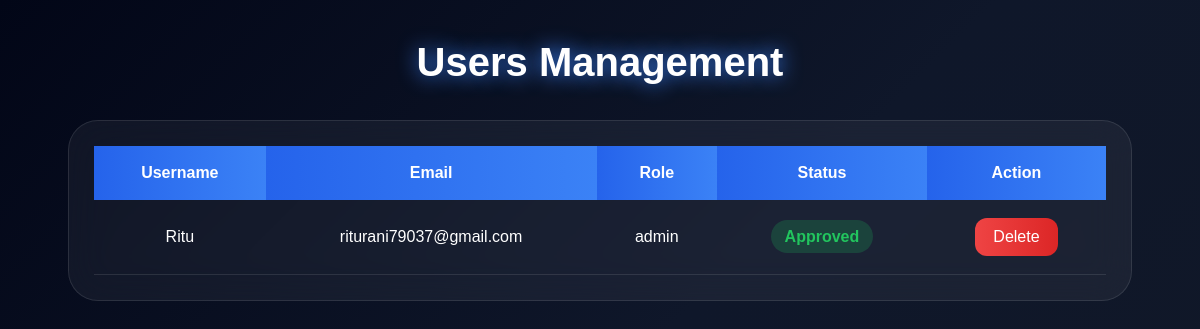
/users/ (signed in), run on an earlier commit of the app's database.
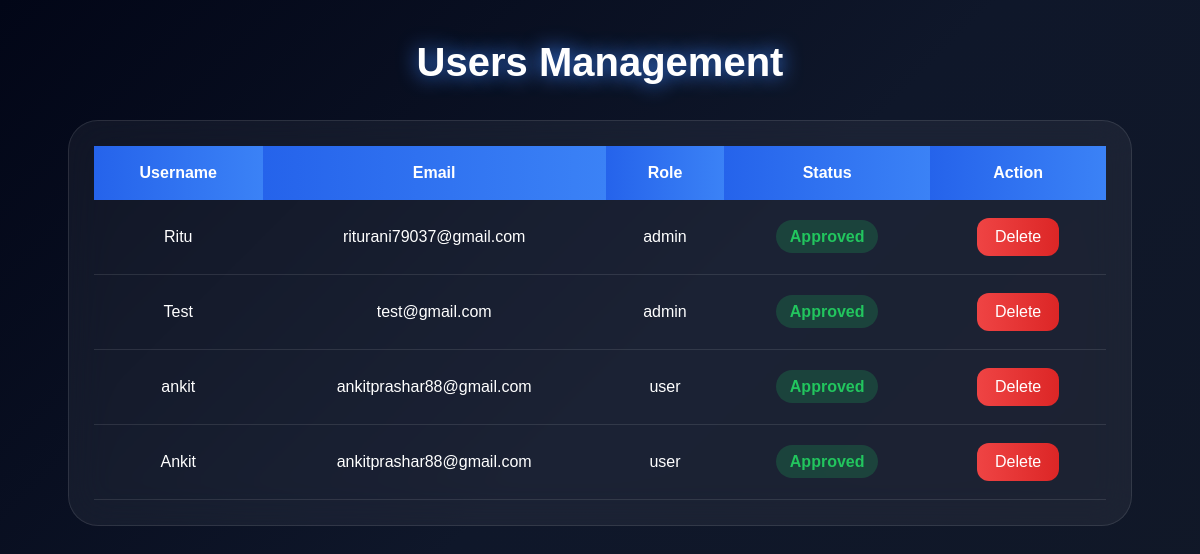
And on a later commit of the database.
### shop/models.py (models this page shows, shortened)
class UserProfile(models.Model):
    user=models.OneToOneField(
        User,
        on_delete=models.CASCADE
    )
    role=models.CharField(
        max_length=20,
        choices=[
            ('user','User'),
            ('admin','Admin')
        ]
    )
    approved=models.BooleanField(
        default=False
    )

### shop/views.py (the view)
@login_required
def users_page(request):
    users = UserProfile.objects.all()
    return render(
        request,
        'users.html',
        {
            'users': users
        }
    )

### templates/users.html (shortened to what this page needs)
{% load static %}
<!doctype html>
<html lang="en">
  <head>
    <link rel="stylesheet" href="{% static 'css/users.css' %}" />
  </head>
  <body>
    <div class="container">
      <h1>Users Management</h1>
      <div class="table-box">
        <table>
          <thead>
            <tr>
              <th>Username</th>
              <th>Email</th>
              <th>Role</th>
              <th>Status</th>
              <th>Action</th>
            </tr>
          </thead>
          <tbody>
            {% for user in users %}
            <tr>
              <td>{{ user.user.username }}</td>
              <td>{{ user.user.email }}</td>
              <td>{{ user.role }}</td>
              <td>
                {% if user.approved %}
                <span class="approved"> Approved </span>
                {% else %}
                <span class="pending"> Pending </span>
                {% endif %}
              </td>
              <td>
                <a href="{% url 'delete_user' user.id %}" class="delete-btn">
                  Delete
                </a>
              </td>
            </tr>
            {% empty %}
            <tr>
              <td colspan="5">No Users Found</td>
            </tr>
            {% endfor %}
          </tbody>
        </table>
      </div>
    </div>
  </body>
</html>

What changed in the data, as far as the page shows it:
added UserProfile: user.username "Test", user.email "test@gmail.com", role "admin", approved "Approved"
added UserProfile: user.username "ankit", user.email "ankitprashar88@gmail.com", role "user", approved "Approved"
added UserProfile: user.username "Ankit", user.email "ankitprashar88@gmail.com", role "user", approved "Approved"
